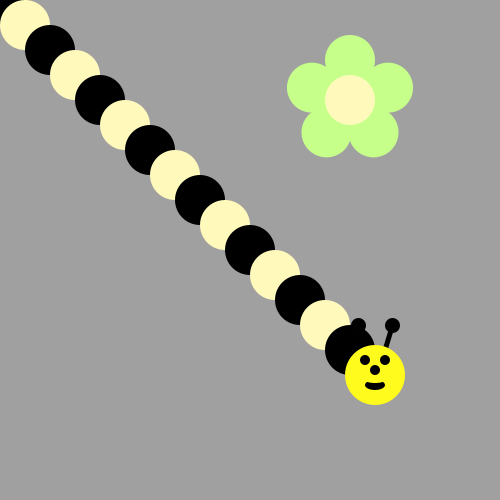
Frame 1 (no input)
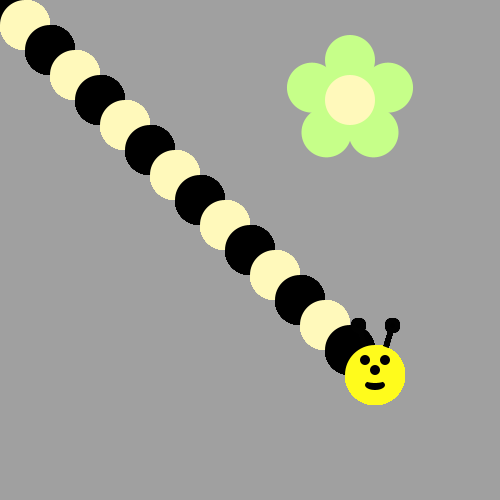
Frame 60 (the mouse pressed at the canvas centre just before this capture)
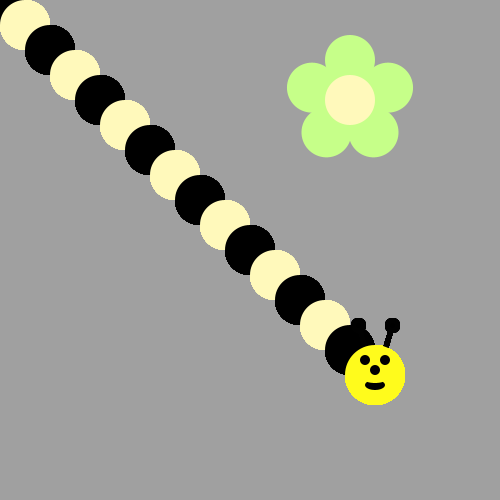
Frame 120 (the mouse held since frame 60 and released just before this capture)

The Processing sketch that drew these frames (run headless with seeded random() and noise(); from frame 60 on, the mouse is pressed at the canvas centre):

// Processing sketch: bumble_bee
// ── bumble_bee.pde
void draw() {
  
/*Use a loop to make a body for the Bee!
Then put his head on using drawBeeFace(x,y)
Use Modulo to make the colors alternate 
*/
for( int  i =0 ; i < 15; i++) {
  if( i % 2 ==1) {
    fill(#fff9bb);
  } else {
    fill(0,0,0); }
  ellipse( i*25, i*25, 50, 50);
  
  
} 
drawBeeFace( 15*25,15*25);
}


  
  




void drawFlower(int x, int y) {
     noStroke();
     translate(x, y);
     // draw 5 petals, rotating after each one
     fill(#c6ff89);      // green
      for (int i = 0; i < 5; i++) {
           ellipse(0, -40, 50, 50);
          rotate(radians(72));
     }
     fill(#fff9bb); // light yellow
     ellipse(0, 0, 50, 50);
} 
void drawBeeFace(int BeeFaceX, int BeeFaceY) {
     noStroke();
     fill(0, 0, 0);
     stroke(1);
     strokeWeight(5);
     line(BeeFaceX-10, BeeFaceY-27, BeeFaceX-17, BeeFaceY-50);
     line(BeeFaceX+10, BeeFaceY-27, BeeFaceX+17, BeeFaceY-50);
     ellipse(BeeFaceX-17, BeeFaceY-50, 10, 10);
     ellipse(BeeFaceX+17, BeeFaceY-50, 10, 10);
     noStroke();
     fill(255, 251, 28);
     ellipse(BeeFaceX, BeeFaceY, 60, 60); // face
     fill(255, 237, 209);
     fill(0,0,0);
      ellipse(BeeFaceX-10, BeeFaceY-15, 10, 10); // eyes
     ellipse(BeeFaceX+10, BeeFaceY-15, 10, 10);
      ellipse(BeeFaceX, BeeFaceY-5, 10, 10); // nose
      ellipse(BeeFaceX, BeeFaceY+10, 20, 10);// mouth
     fill(255, 251, 28);
     ellipse(BeeFaceX, BeeFaceY+5, 20, 6);
}

void setup() {
     ellipseMode(CENTER);
     size(500, 500);
     background(160, 160, 160);
      drawFlower(350, 100);
}
